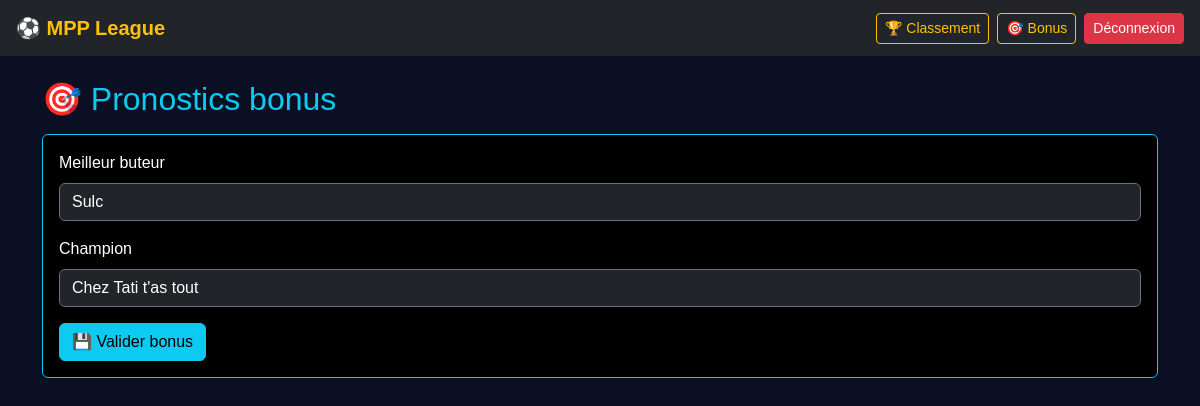
Page /bonus (signed in) on the earlier database version.
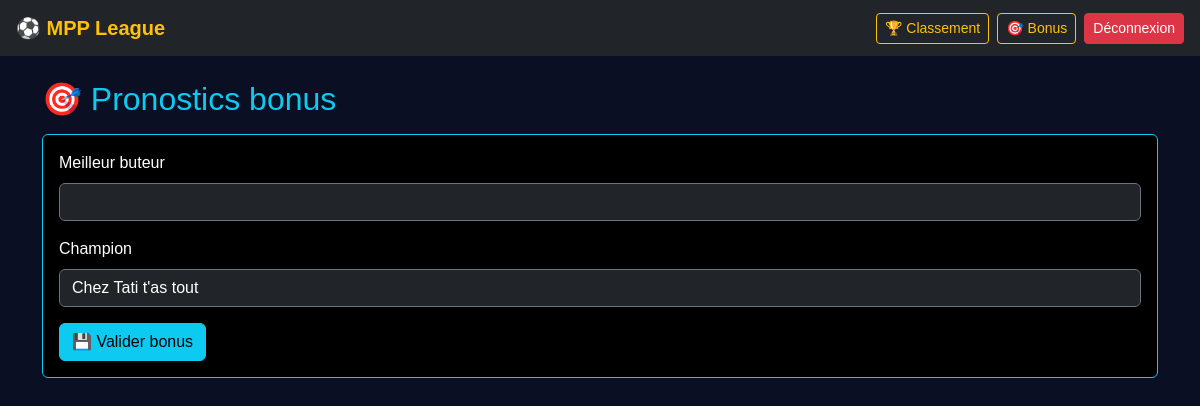
Same page on the later database version.
### tables this page shows
CREATE TABLE bonus (
    user_id INTEGER PRIMARY KEY,
    meilleur_buteur TEXT,
    champion TEXT,
    points INTEGER DEFAULT 0
);

### app.py (the view)
@app.route("/bonus", methods=["GET", "POST"])
@login_required
def bonus():
    DEBUT_COMPET = datetime(2026, 2, 6, 20, 45)  # date avant laquelle on peut pronostiquer
    verrouille = now() >= DEBUT_COMPET
    conn = db()
    c = conn.cursor()
    if request.method == "POST" and not verrouille:
        c.execute("""
            INSERT OR REPLACE INTO bonus(user_id, meilleur_buteur, champion)
            VALUES (?,?,?)
        """, (session["user_id"], request.form["buteur"], request.form["champion"]))
        conn.commit()
    b = c.execute("SELECT * FROM bonus WHERE user_id=?", (session["user_id"],)).fetchone()
    return render_template("bonus.html", bonus=b, verrouille=verrouille)

### app.py (called while the page is built)
def db():
    conn = sqlite3.connect(DB)
    conn.row_factory = sqlite3.Row
    return conn

def now():
    return datetime.now()

def login_required(f):
    @wraps(f)
    def wrap(*args, **kwargs):
        if "user_id" not in session:
            return redirect("/login")
        return f(*args, **kwargs)
    return wrap

### templates/bonus.html (shortened to what this page needs)
{% extends "layout.html" %}
{% block content %}
<h2 class="text-info mb-3">🎯 Pronostics bonus</h2>
<form method="post">
<div class="card bg-black border-info mb-3">
    <div class="card-body">
        <label class="mb-2 text-white">Meilleur buteur</label>
        <input name="buteur"
            class="form-control mb-3 text-white bg-dark border-secondary"
            value="{{ bonus.meilleur_buteur if bonus }}">
        <label class="mb-2 text-white">Champion</label>
        <select name="champion"
                class="form-control mb-3 text-white bg-dark border-secondary">
            {% for equipe in [
                "Chez Tati t'as tout",
                "FC Sotocard",
                "Champion d'Europe",
                "Vallée de Kersaudy",
                "L'ours pyrénéen",
                "Moussetoir",
                "Alex Périensse",
                "OSS 117"
            ] %}
            <option {% if bonus and bonus.champion == equipe %}selected{% endif %}>
                {{ equipe }}
            </option>
            {% endfor %}
        </select>
        {% if not verrouille %}
        <button class="btn btn-info">💾 Valider bonus</button>
        {% else %}
        <div class="alert alert-secondary mt-2">Bonus verrouillé</div>
        {% endif %}
    </div>
</div>
</form>
{% endblock %}

### templates/layout.html (shortened to what this page needs)
<!DOCTYPE html>
<html lang="fr">
<head>
<link href="https://cdn.jsdelivr.net/npm/bootstrap@5.3.2/dist/css/bootstrap.min.css" rel="stylesheet">
<link rel="stylesheet" href="{{ url_for('static', filename='style.css') }}">
</head>
<body>
<nav class="navbar navbar-dark bg-dark px-3">
    <a class="navbar-brand text-warning fw-bold" href="/">⚽ MPP League</a>
    <div class="d-flex gap-2">
        <a href="/classement" class="btn btn-outline-warning btn-sm">🏆 Classement</a>
        <a href="/bonus" class="btn btn-outline-warning btn-sm">🎯 Bonus</a>
        <a href="/logout" class="btn btn-danger btn-sm">Déconnexion</a>
    </div>
</nav>
<div class="container my-4">
    {% block content %}{% endblock %}
</div>
</body>
</html>

### static/style.css (style rules this page uses)
body { background: #0a0f24 url('/static/football-bg.jpg') center/cover no-repeat; color: #f8f9fa; font-family: 'Montserrat', sans-serif; }
input, select { border-radius: 5px; border: 1px solid #ccc; }

Differences in the rows shown:
removed bonus: buteur "Sulc", champion "Chez Tati t'as tout"
Other differences:
form field champion: (not shown) → "Chez Tati t'as tout"
